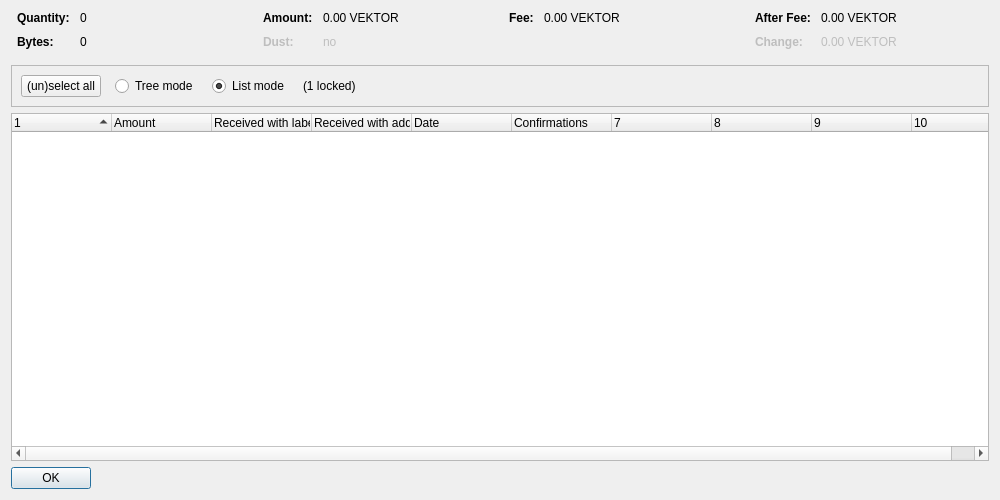
<?xml version="1.0" encoding="UTF-8"?>
<ui version="4.0">
 <class>CoinControlDialog</class>
 <widget class="QDialog" name="CoinControlDialog">
  <property name="geometry">
   <rect>
    <x>0</x>
    <y>0</y>
    <width>1000</width>
    <height>500</height>
   </rect>
  </property>
  <property name="windowTitle">
   <string>Coin Selection</string>
  </property>
  <layout class="QVBoxLayout" name="verticalLayout">
   <item>
    <layout class="QHBoxLayout" name="horizontalLayoutTop" stretch="0,0,0,0">
     <property name="topMargin">
      <number>0</number>
     </property>
     <property name="bottomMargin">
      <number>10</number>
     </property>
     <item>
      <layout class="QFormLayout" name="formLayoutCoinControl1">
       <property name="horizontalSpacing">
        <number>10</number>
       </property>
       <property name="verticalSpacing">
        <number>10</number>
       </property>
       <property name="leftMargin">
        <number>6</number>
       </property>
       <property name="rightMargin">
        <number>6</number>
       </property>
       <item row="0" column="0">
        <widget class="QLabel" name="labelCoinControlQuantityText">
         <property name="font">
          <font>
           <weight>75</weight>
           <bold>true</bold>
          </font>
         </property>
         <property name="text">
          <string>Quantity:</string>
         </property>
        </widget>
       </item>
       <item row="0" column="1">
        <widget class="QLabel" name="labelCoinControlQuantity">
         <property name="cursor">
          <cursorShape>IBeamCursor</cursorShape>
         </property>
         <property name="contextMenuPolicy">
          <enum>Qt::ActionsContextMenu</enum>
         </property>
         <property name="text">
          <string notr="true">0</string>
         </property>
         <property name="textInteractionFlags">
          <set>Qt::LinksAccessibleByMouse|Qt::TextSelectableByKeyboard|Qt::TextSelectableByMouse</set>
         </property>
        </widget>
       </item>
       <item row="1" column="0">
        <widget class="QLabel" name="labelCoinControlBytesText">
         <property name="font">
          <font>
           <weight>75</weight>
           <bold>true</bold>
          </font>
         </property>
         <property name="text">
          <string>Bytes:</string>
         </property>
        </widget>
       </item>
       <item row="1" column="1">
        <widget class="QLabel" name="labelCoinControlBytes">
         <property name="cursor">
          <cursorShape>IBeamCursor</cursorShape>
         </property>
         <property name="contextMenuPolicy">
          <enum>Qt::ActionsContextMenu</enum>
         </property>
         <property name="text">
          <string notr="true">0</string>
         </property>
         <property name="textInteractionFlags">
          <set>Qt::LinksAccessibleByMouse|Qt::TextSelectableByKeyboard|Qt::TextSelectableByMouse</set>
         </property>
        </widget>
       </item>
      </layout>
     </item>
     <item>
      <layout class="QFormLayout" name="formLayoutCoinControl2">
       <property name="horizontalSpacing">
        <number>10</number>
       </property>
       <property name="verticalSpacing">
        <number>10</number>
       </property>
       <property name="leftMargin">
        <number>6</number>
       </property>
       <property name="rightMargin">
        <number>6</number>
       </property>
       <item row="0" column="0">
        <widget class="QLabel" name="labelCoinControlAmountText">
         <property name="font">
          <font>
           <weight>75</weight>
           <bold>true</bold>
          </font>
         </property>
         <property name="text">
          <string>Amount:</string>
         </property>
        </widget>
       </item>
       <item row="0" column="1">
        <widget class="QLabel" name="labelCoinControlAmount">
         <property name="cursor">
          <cursorShape>IBeamCursor</cursorShape>
         </property>
         <property name="contextMenuPolicy">
          <enum>Qt::ActionsContextMenu</enum>
         </property>
         <property name="text">
          <string notr="true">0.00 VEKTOR</string>
         </property>
         <property name="textInteractionFlags">
          <set>Qt::LinksAccessibleByMouse|Qt::TextSelectableByKeyboard|Qt::TextSelectableByMouse</set>
         </property>
        </widget>
       </item>
       <item row="1" column="0">
        <widget class="QLabel" name="labelCoinControlLowOutputText">
         <property name="enabled">
          <bool>false</bool>
         </property>
         <property name="font">
          <font>
           <weight>75</weight>
           <bold>true</bold>
          </font>
         </property>
         <property name="text">
          <string>Dust:</string>
         </property>
        </widget>
       </item>
       <item row="1" column="1">
        <widget class="QLabel" name="labelCoinControlLowOutput">
         <property name="enabled">
          <bool>false</bool>
         </property>
         <property name="cursor">
          <cursorShape>IBeamCursor</cursorShape>
         </property>
         <property name="contextMenuPolicy">
          <enum>Qt::ActionsContextMenu</enum>
         </property>
         <property name="text">
          <string notr="true">no</string>
         </property>
         <property name="textInteractionFlags">
          <set>Qt::LinksAccessibleByMouse|Qt::TextSelectableByKeyboard|Qt::TextSelectableByMouse</set>
         </property>
        </widget>
       </item>
      </layout>
     </item>
     <item>
      <layout class="QFormLayout" name="formLayoutCoinControl3">
       <property name="horizontalSpacing">
        <number>10</number>
       </property>
       <property name="verticalSpacing">
        <number>10</number>
       </property>
       <property name="leftMargin">
        <number>6</number>
       </property>
       <property name="rightMargin">
        <number>6</number>
       </property>
       <item row="0" column="0">
        <widget class="QLabel" name="labelCoinControlFeeText">
         <property name="font">
          <font>
           <weight>75</weight>
           <bold>true</bold>
          </font>
         </property>
         <property name="text">
          <string>Fee:</string>
         </property>
        </widget>
       </item>
       <item row="0" column="1">
        <widget class="QLabel" name="labelCoinControlFee">
         <property name="cursor">
          <cursorShape>IBeamCursor</cursorShape>
         </property>
         <property name="contextMenuPolicy">
          <enum>Qt::ActionsContextMenu</enum>
         </property>
         <property name="text">
          <string notr="true">0.00 VEKTOR</string>
         </property>
         <property name="textInteractionFlags">
          <set>Qt::LinksAccessibleByMouse|Qt::TextSelectableByKeyboard|Qt::TextSelectableByMouse</set>
         </property>
        </widget>
       </item>
      </layout>
     </item>
     <item>
      <layout class="QFormLayout" name="formLayoutCoinControl4">
       <property name="horizontalSpacing">
        <number>10</number>
       </property>
       <property name="verticalSpacing">
        <number>10</number>
       </property>
       <property name="leftMargin">
        <number>6</number>
       </property>
       <property name="rightMargin">
        <number>6</number>
       </property>
       <item row="0" column="0">
        <widget class="QLabel" name="labelCoinControlAfterFeeText">
         <property name="font">
          <font>
           <weight>75</weight>
           <bold>true</bold>
          </font>
         </property>
         <property name="text">
          <string>After Fee:</string>
         </property>
        </widget>
       </item>
       <item row="0" column="1">
        <widget class="QLabel" name="labelCoinControlAfterFee">
         <property name="cursor">
          <cursorShape>IBeamCursor</cursorShape>
         </property>
         <property name="contextMenuPolicy">
          <enum>Qt::ActionsContextMenu</enum>
         </property>
         <property name="text">
          <string notr="true">0.00 VEKTOR</string>
         </property>
         <property name="textInteractionFlags">
          <set>Qt::LinksAccessibleByMouse|Qt::TextSelectableByKeyboard|Qt::TextSelectableByMouse</set>
         </property>
        </widget>
       </item>
       <item row="1" column="0">
        <widget class="QLabel" name="labelCoinControlChangeText">
         <property name="enabled">
          <bool>false</bool>
         </property>
         <property name="font">
          <font>
           <weight>75</weight>
           <bold>true</bold>
          </font>
         </property>
         <property name="text">
          <string>Change:</string>
         </property>
        </widget>
       </item>
       <item row="1" column="1">
        <widget class="QLabel" name="labelCoinControlChange">
         <property name="enabled">
          <bool>false</bool>
         </property>
         <property name="cursor">
          <cursorShape>IBeamCursor</cursorShape>
         </property>
         <property name="contextMenuPolicy">
          <enum>Qt::ActionsContextMenu</enum>
         </property>
         <property name="text">
          <string notr="true">0.00 VEKTOR</string>
         </property>
         <property name="textInteractionFlags">
          <set>Qt::LinksAccessibleByMouse|Qt::TextSelectableByKeyboard|Qt::TextSelectableByMouse</set>
         </property>
        </widget>
       </item>
      </layout>
     </item>
    </layout>
   </item>
   <item>
    <widget class="QFrame" name="frame">
     <property name="minimumSize">
      <size>
       <width>0</width>
       <height>40</height>
      </size>
     </property>
     <property name="frameShape">
      <enum>QFrame::StyledPanel</enum>
     </property>
     <property name="frameShadow">
      <enum>QFrame::Sunken</enum>
     </property>
     <layout class="QHBoxLayout" name="horizontalLayout">
      <item>
       <layout class="QHBoxLayout" name="horizontalLayoutPanel" stretch="0,0,0,0,0">
        <property name="spacing">
         <number>14</number>
        </property>
        <item>
         <widget class="QPushButton" name="pushButtonSelectAll">
          <property name="sizePolicy">
           <sizepolicy hsizetype="Maximum" vsizetype="Fixed">
            <horstretch>0</horstretch>
            <verstretch>0</verstretch>
           </sizepolicy>
          </property>
          <property name="text">
           <string>(un)select all</string>
          </property>
          <property name="autoDefault">
           <bool>false</bool>
          </property>
         </widget>
        </item>
        <item>
         <widget class="QRadioButton" name="radioTreeMode">
          <property name="sizePolicy">
           <sizepolicy hsizetype="Maximum" vsizetype="Fixed">
            <horstretch>0</horstretch>
            <verstretch>0</verstretch>
           </sizepolicy>
          </property>
          <property name="text">
           <string>Tree mode</string>
          </property>
         </widget>
        </item>
        <item>
         <widget class="QRadioButton" name="radioListMode">
          <property name="sizePolicy">
           <sizepolicy hsizetype="Maximum" vsizetype="Fixed">
            <horstretch>0</horstretch>
            <verstretch>0</verstretch>
           </sizepolicy>
          </property>
          <property name="text">
           <string>List mode</string>
          </property>
          <property name="checked">
           <bool>true</bool>
          </property>
         </widget>
        </item>
        <item>
         <widget class="QLabel" name="labelLocked">
          <property name="text">
           <string notr="true">(1 locked)</string>
          </property>
         </widget>
        </item>
        <item>
         <spacer name="horizontalSpacer">
          <property name="orientation">
           <enum>Qt::Horizontal</enum>
          </property>
          <property name="sizeHint" stdset="0">
           <size>
            <width>40</width>
            <height>20</height>
           </size>
          </property>
         </spacer>
        </item>
       </layout>
      </item>
     </layout>
    </widget>
   </item>
   <item>
    <widget class="CoinControlTreeWidget" name="treeWidget">
     <property name="contextMenuPolicy">
      <enum>Qt::CustomContextMenu</enum>
     </property>
     <property name="sortingEnabled">
      <bool>false</bool>
     </property>
     <property name="columnCount">
      <number>10</number>
     </property>
     <attribute name="headerShowSortIndicator" stdset="0">
      <bool>true</bool>
     </attribute>
     <attribute name="headerStretchLastSection">
      <bool>false</bool>
     </attribute>
     <column>
      <property name="text">
       <string/>
      </property>
     </column>
     <column>
      <property name="text">
       <string>Amount</string>
      </property>
     </column>
     <column>
      <property name="text">
       <string>Received with label</string>
      </property>
     </column>
     <column>
      <property name="text">
       <string>Received with address</string>
      </property>
     </column>
     <column>
      <property name="text">
       <string>Date</string>
      </property>
     </column>
     <column>
      <property name="text">
       <string>Confirmations</string>
      </property>
      <property name="toolTip">
       <string>Confirmed</string>
      </property>
     </column>
     <column>
      <property name="text">
       <string/>
      </property>
     </column>
     <column>
      <property name="text">
       <string/>
      </property>
     </column>
     <column>
      <property name="text">
       <string/>
      </property>
     </column>
     <column>
      <property name="text">
       <string/>
      </property>
     </column>
    </widget>
   </item>
   <item>
    <widget class="QDialogButtonBox" name="buttonBox">
     <property name="sizePolicy">
      <sizepolicy hsizetype="Maximum" vsizetype="Fixed">
       <horstretch>0</horstretch>
       <verstretch>0</verstretch>
      </sizepolicy>
     </property>
     <property name="orientation">
      <enum>Qt::Horizontal</enum>
     </property>
     <property name="standardButtons">
      <set>QDialogButtonBox::Ok</set>
     </property>
    </widget>
   </item>
  </layout>
 </widget>
 <customwidgets>
  <customwidget>
   <class>CoinControlTreeWidget</class>
   <extends>QTreeWidget</extends>
   <header>qt/coincontroltreewidget.h</header>
  </customwidget>
 </customwidgets>
 <resources/>
 <connections/>
</ui>
